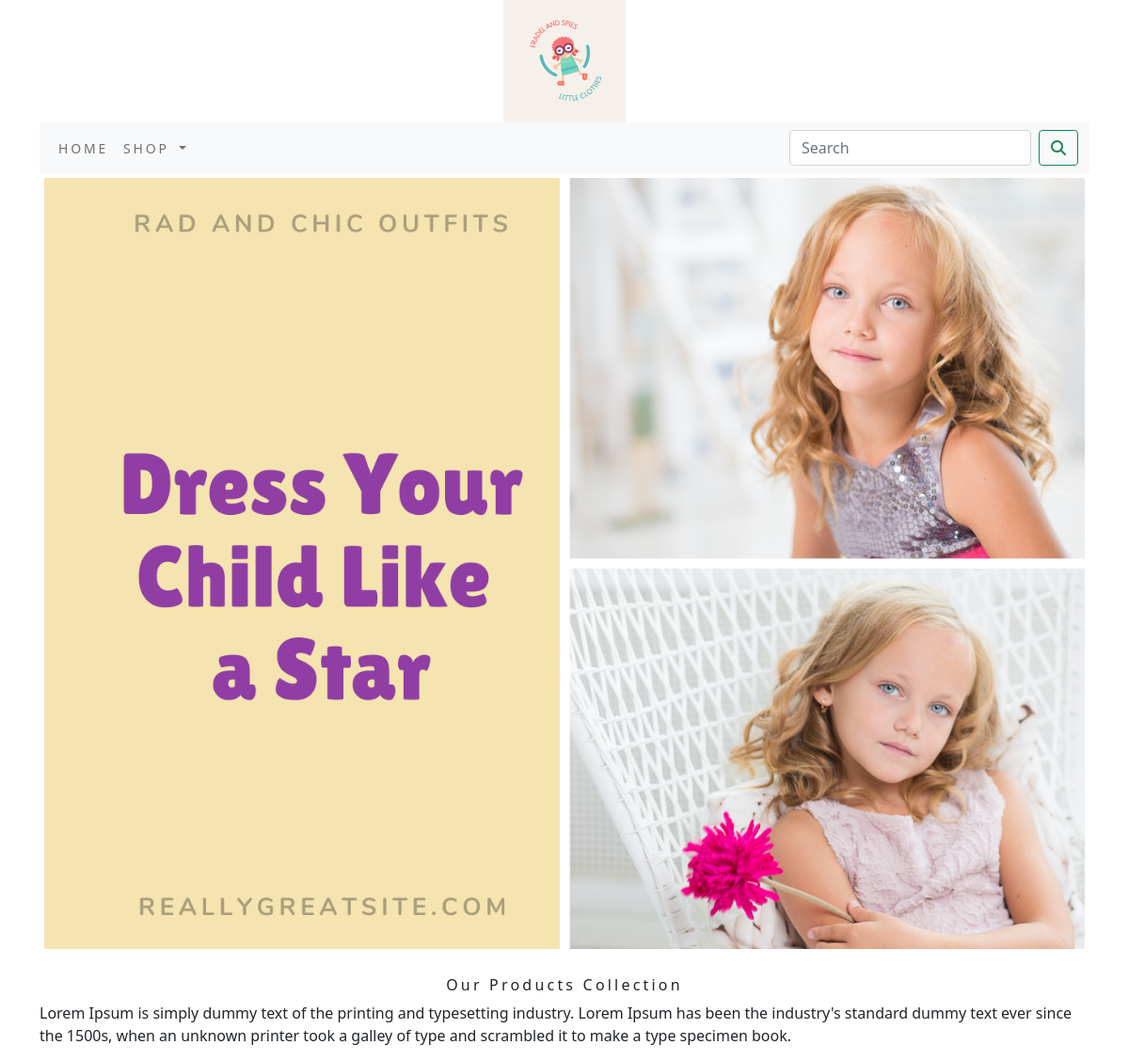
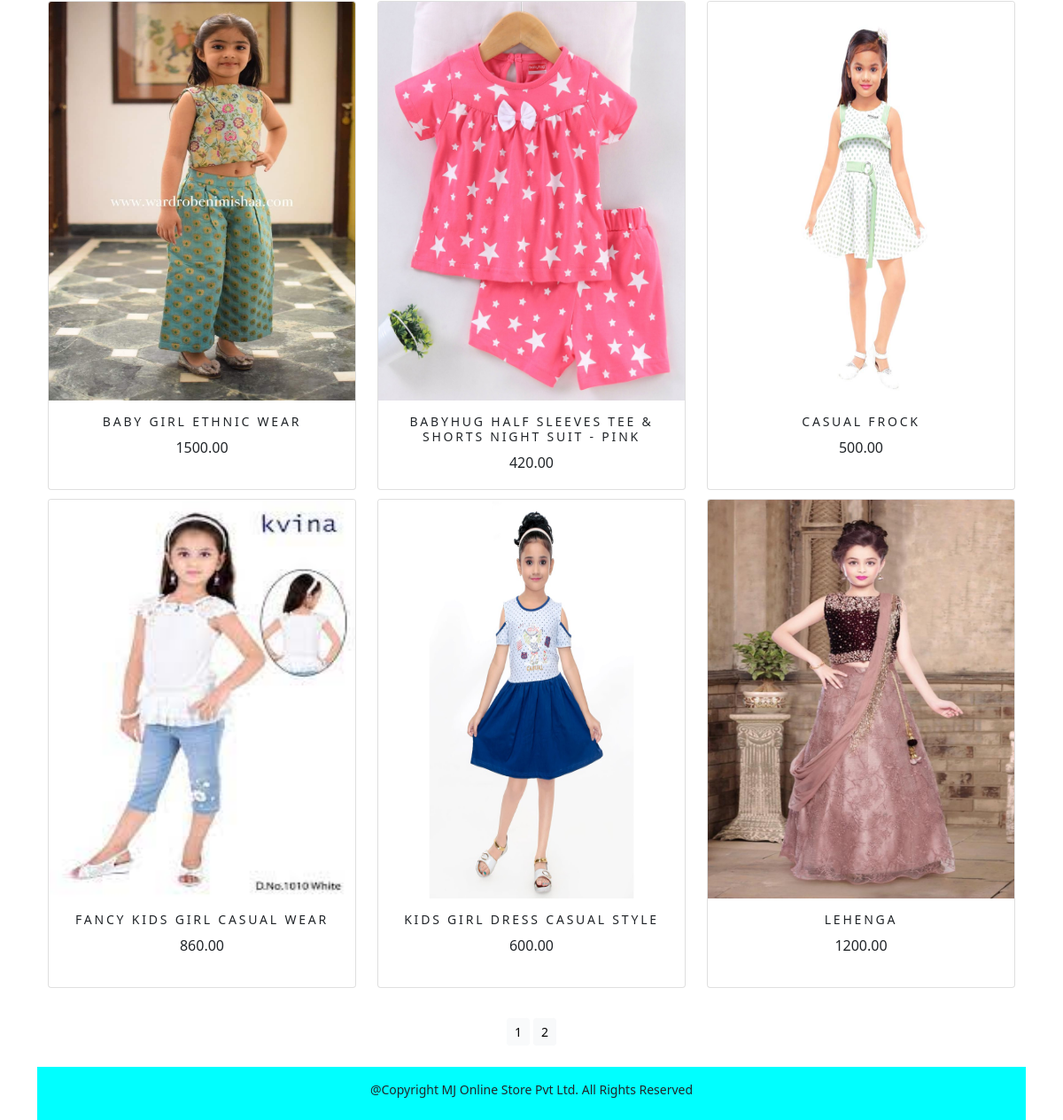
The app's page /shop/ with its own data (2 pictures, top to bottom).
### shop/models.py (models this page shows, shortened)
class Product(models.Model):
    name = models.CharField(max_length=250, unique=True)
    slug = models.SlugField(max_length=250, unique=True)
    desc = models.TextField(blank=True)
    price = models.DecimalField(max_digits=10, decimal_places=2)
    category = models.ForeignKey(Category, on_delete=models.CASCADE)
    img = models.ImageField(upload_to='product', blank=True)
    stock = models.IntegerField()
    available = models.BooleanField(default=True)
    created = models.DateTimeField(auto_now_add=True)
    updated = models.DateTimeField(auto_now=True)
    class Meta:
        ordering = ('name',)
        verbose_name = 'product'
        verbose_name_plural = 'products'
    def get_url(self):
        return reverse('shop:proCatDetail',args=[self.category.slug,self.slug])

### shop/views.py (the view)
# urls.py: path('', views.allProdCat, name='allProdCat'),
def allProdCat(request, c_slug=None):
    c_page = None
    products_list = None
    if c_slug != None:
        c_page = get_object_or_404(Category, slug=c_slug)
        products_list = Product.objects.all().filter(category=c_page, available=True)
    else:
        products_list = Product.objects.all().filter(available=True)
    paginator=Paginator(products_list,6)
    try:
        page=int(request.GET.get('page','1'))
    except:
        page=1
    try:
        products=paginator.page(page)
    except (EmptyPage,InvalidPage):
        products=paginator.page(paginator.num_pages)
    return render(request, 'category.html', {'category': c_page, 'products': products})

### cart/context_processors.py (called while the page is built)
def counter(request):
    item_count=0
    if 'admin' in request.path:
        return {}
    else:
        try:
            cart=Cart.objects.filter(cart_id=_cart_id(request))
            car_items=CartItem.objects.all().filter(cart=cart[:1])
            for cart_item in car_items:
                item_count += cart_item.quantity
        except Cart.DoesNotExist:
            item_count=0
    return dict(item_count=item_count)

### cart/views.py (called while the page is built)
def _cart_id(request):
    cart = request.session.session_key
    if not cart:
        cart = request.session.create()
    return cart

### shop/context_processors.py (called while the page is built)
def menu_links(request):
    links = Category.objects.all()
    return dict(links=links)

### shop/models.py (called while the page is built)
    def get_url(self):
        return reverse('shop:products_by_category',args=[self.slug])

### templates/category.html (shortened to what this page needs)
{% extends 'base.html' %}
{% load static %}
{% block content %}
<div class="mx_auto">
  {% if category %}
    <img class="my_image" src="{{category.img.url}}" alt="{{category.name}}">
</div>
  <br>
<div>
  <h1 class="text-center my_title">{{category.name}}</h1>
  <p class="text-justify">{{category.desc}}</p>
</div>
  {% else %}
    <div>
      <img class="my_image my_image_padding" src="{% static 'img/kids banner.png' %}" alt="Our Products">
    </div>
      <br>
    <div>
      <h1 class="text-center my_title">Our Products Collection</h1>
      <p class="text-justify">Lorem Ipsum is simply dummy text of the printing and typesetting industry. Lorem Ipsum has been the industry's standard dummy text ever since the 1500s, when an unknown printer took a galley of type and scrambled it to make a type specimen book.</p>
    </div>
  {% endif %}
<div class="container">
  <div class="row mx_auto">
    {% for product in products.object_list %}
      <div class="my_bottom_margin col-9 col-sm-12 col-md-4 col-lg-4">
        <div class="card text-center" style="min-width:18rem;min-height:430px;">
          <a href="{{product.get_url}}"><img class="card-img-top my_image" src="{{product.img.url}}" alt="{{product.name}}" style="height:450px;"></a>
          <div class="card-body" style="height:100px;">
            <h4>{{product.name}}</h4>
            <p>{{product.price}}</p>
          </div>
        </div>
      </div>
    {% endfor %}
  </div>
  <div class="mx_auto">
    {% if products.paginator.num_pages > 1%}
    <br>
    <div class="text-center">
      {% for pg in products.paginator.page_range %}
        <a href="?page={{pg}}" class="btn btn-light btn-sm {% if products.number == pg %} active {% endif %}">{{pg}}</a>
      {% endfor %}
    </div>
    {% endif %}
  </div>
  <br>
</div>
{% endblock %}

### templates/base.html (shortened to what this page needs)
{% load static %}
<!DOCTYPE html>
<html lang="en">
<head>
<link rel="stylesheet" href="{% static 'css/custom.css' %}">
    <link href="{% static 'css/bootstrap.min.css' %}" rel="stylesheet" >
</head>
<body class="d-flex flex-column min-vh-100">
<div class="container">
  {% include 'header.html' %}
  {% include 'navbar.html' %}
  {% block content %}
  {% endblock %}
</div>
{% include 'footer.html' %}
</body>
</html>

### templates/header.html
{% load static %}
<header>
    <center>
        <a href="{% url 'shop:allProdCat' %}"><img src="{% static 'img/kids logo.png' %}" alt="logimage" width="130px" height="130px"></a>
    </center>
</header>

### templates/navbar.html (shortened to what this page needs)
<nav class="navbar navbar-expand-lg navbar-light bg-light">
  <div class="container-fluid">
    <div class="collapse navbar-collapse" id="navbarSupportedContent">
      <ul class="navbar-nav me-auto mb-2 mb-lg-0">
          <li class="nav-item">
          <a class="nav-link" href="/shop/">Home</a>
          </li>
        <li class="nav-item dropdown {% if 'shop' in request.path %} active {% endif %}">
          <a class="nav-link dropdown-toggle" href="#" id="navbarDropdown" role="button" data-bs-toggle="dropdown" aria-expanded="false">
            Shop
          </a>
        </li>
      </ul>
      <form class="d-flex" action="{% url 'searchapp:SearchResult' %}" method="get">
        <input class="form-control me-2" type="search" placeholder="Search" name="q" aria-label="Search">
        <button class="btn btn-outline-success" type="submit"><i class="fa fa-search"></i></button>
      </form>
    </div>
  </div>
</nav>

### templates/footer.html
<footer class="mx_auto">
  <div class="footer navbar-fixed-bottom my-footer">
    <p class="text-center">@Copyright MJ Online Store Pvt Ltd. All Rights Reserved</p>
  </div>
</footer>

### static/css/custom.css (style rules this page uses)
body { font-family: 'Roboto', sans-serif; }
.nav-item { letter-spacing:.2em; font-size:14px; text-transform:uppercase; }
.my-footer { background-color:aqua; height:60px; }
.my-footer p { font-size:14px; padding-top:15px; bottom:0; }
.my_image { width:100%; height:auto; }
.my_title { font-size:16px; text_transform:uppercase; letter-spacing:.2em; }
.my_image_padding { padding:5px; }
.my_bottom_margin { margin-bottom:10px; }
.card-body h4 { font-size:14px; text-transform:uppercase; letter-spacing:.2em; }

### records on screen
Product: img (picture), name "BABY GIRL ETHNIC WEAR", price "1500.00"
Product: img (picture), name "BABYHUG HALF SLEEVES TEE & SHORTS NIGHT SUIT - PINK", price "420.00"
Product: img (picture), name "CASUAL FROCK", price "500.00"
Product: img (picture), name "FANCY KIDS GIRL CASUAL WEAR", price "860.00"
Product: img (picture), name "KIDS GIRL DRESS CASUAL STYLE", price "600.00"
Product: img (picture), name "LEHENGA", price "1200.00"

### other values on screen
{{ pg }} "1" "2"
